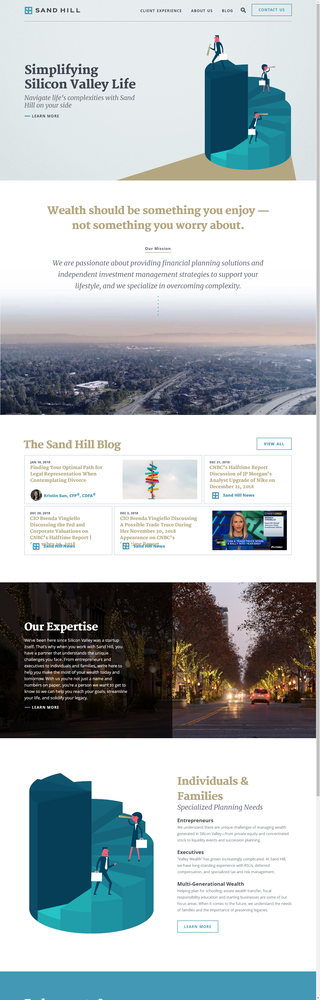
#> input picture automation/visual_regression_testing/selenium/screenshots/screen_staging.png, 320 x 1000 px, shrunk from 1400 x 4377 before the run
$ python test2.py
#> lines starting #> are read from the running program, lines starting #| are printed output that depends on the picture
from PIL import Image, ImageDraw

class Grid:

    def __init__(self):
        self.capture_image()

    def capture_image(self):
        screenshot = Image.open('screenshots/screen_staging.png')
#> screenshot is the input picture: PIL image 320x1000 RGBA; mean R, G, B, A 177.1, 185.2, 187.9, 255
        columns = 60
        rows = 80
        screen_width, screen_height = screenshot.size
#> screen_width = 320; screen_height = 1000

        block_width = ((screen_width - 1) // columns) + 1
#> block_width = 6
        block_height = ((screen_height - 1) // rows) + 1
#> block_height = 13

        for y in range(0, screen_height, block_height):
            for x in range(0, screen_width, block_width):
                draw = ImageDraw.Draw(screenshot)
                draw.rectangle((x, y, x+block_width, y+block_height), outline='red')
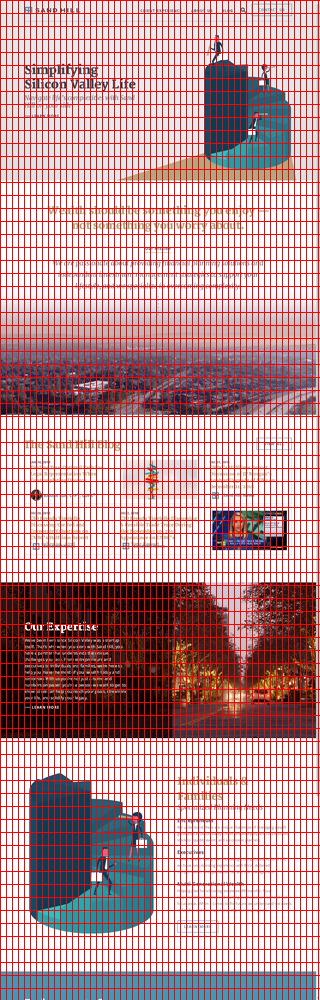
#> screenshot: PIL image 320x1000 RGBA; mean R, G, B, A 195.3, 142.1, 144.2, 255

        screenshot.save('screenshots/grid.png')

Grid()

$ run again, with automation/visual_regression_testing/selenium/screenshots/screen_production.png copied over automation/visual_regression_testing/selenium/screenshots/screen_staging.png
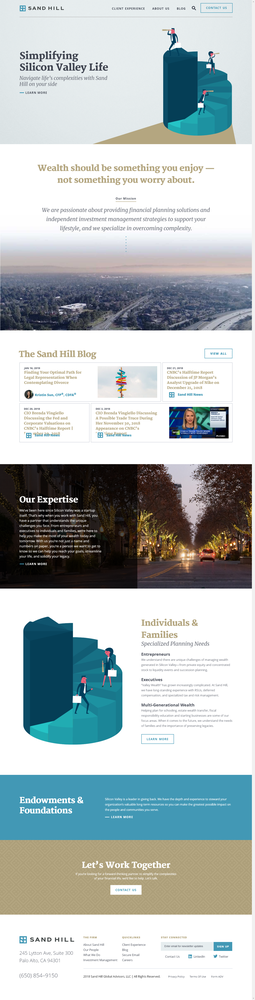
#> input picture automation/visual_regression_testing/selenium/screenshots/screen_production.png, 255 x 1000 px, shrunk from 1400 x 5481 before the run
#> in capture_image, screenshot is the input picture: PIL image 255x1000 RGBA; mean R, G, B, A 179.5, 188.4, 189.1, 255
#> after the loop in capture_image, `for y in range(0, screen_height, block_height):`:
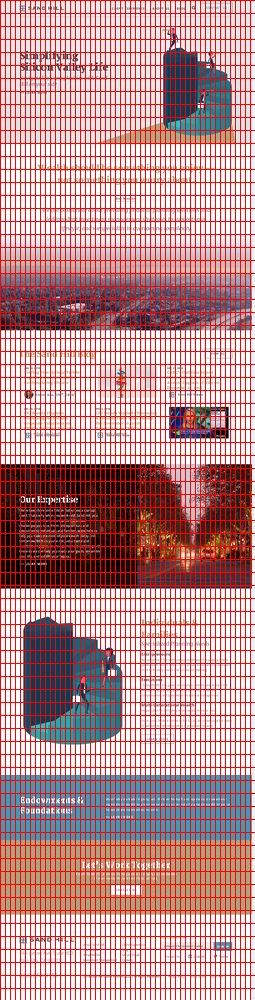
#> screenshot: PIL image 255x1000 RGBA; mean R, G, B, A 199.6, 139.4, 140, 255
